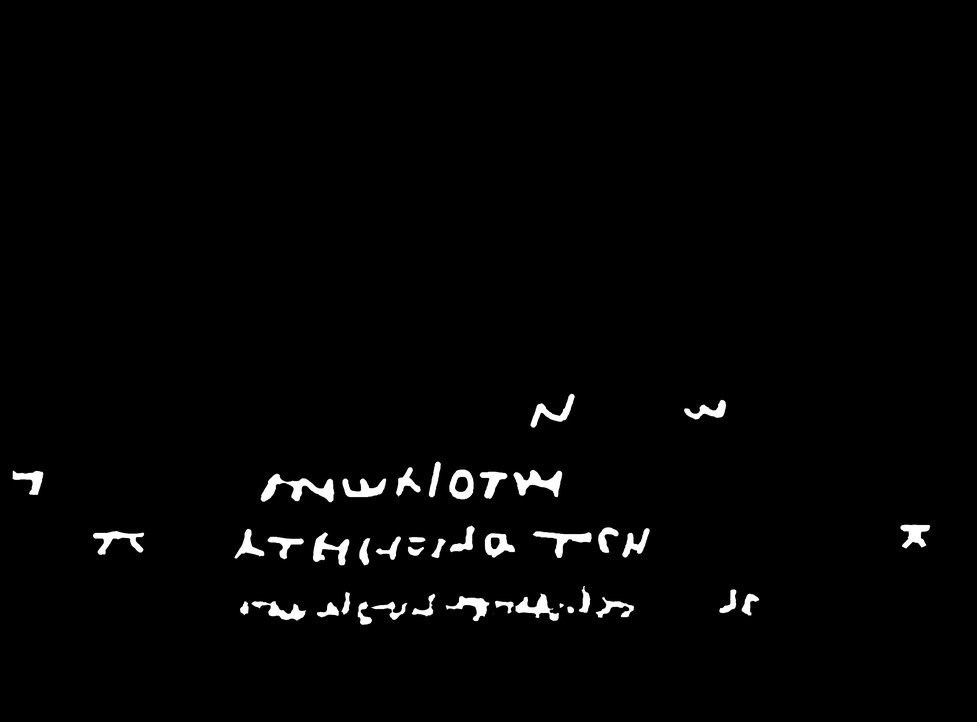
#> input picture old/eroded_inklabels/20260115000000.png, 977 x 722 px, shrunk from 8141 x 6021 before the run; its folder holds 5 pictures in this run
$ python _gen_soft_0139.py
#> lines starting #> are read from the running program, lines starting #| are printed output that depends on the picture
import numpy as np, cv2
from PIL import Image
Image.MAX_IMAGE_PIXELS=None
sid=20260115000000
src=f"eroded_inklabels/{sid}.png"
img=np.array(Image.open(src).convert("L"))
#> img is the input picture: shape (722, 977); min 0, max 255, mean 4.3
print("eroded", img.shape, "ink_frac", round(float((img>127).mean()),4))
#| eroded (722, 977) ink_frac 0.0167
# a1_blur recipe: dilate 1px (3x3 ellipse) then gaussian blur sigma=15
k=cv2.getStructuringElement(cv2.MORPH_ELLIPSE,(3,3))
dil=cv2.dilate(img,k,iterations=1)
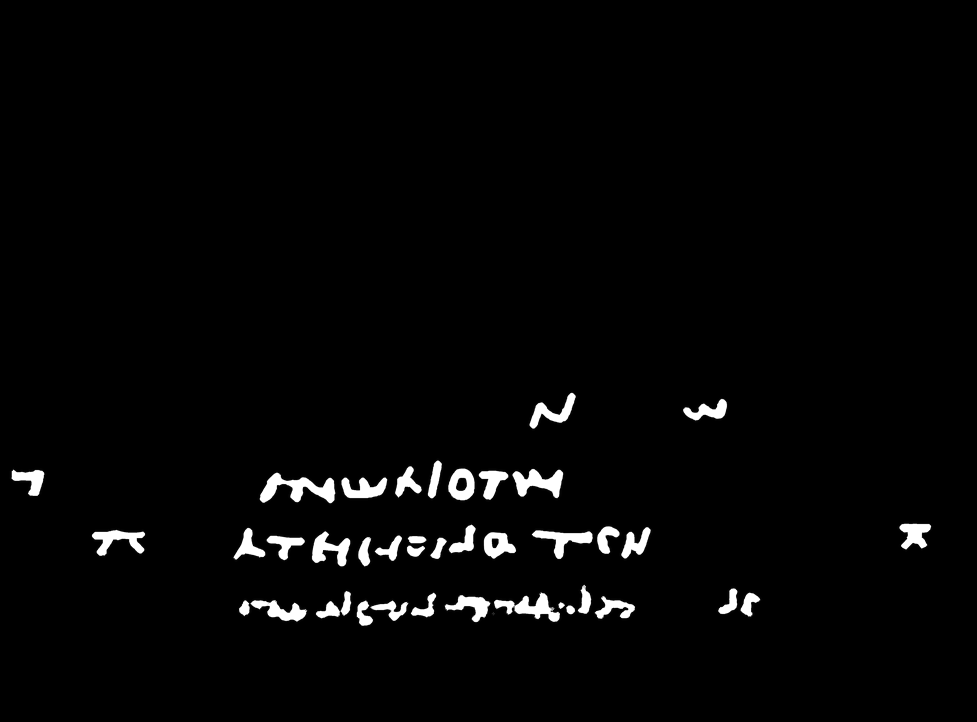
#> dil: shape (722, 977); min 0, max 255, mean 5.7
blur=cv2.GaussianBlur(dil,(0,0),sigmaX=15.0,sigmaY=15.0)
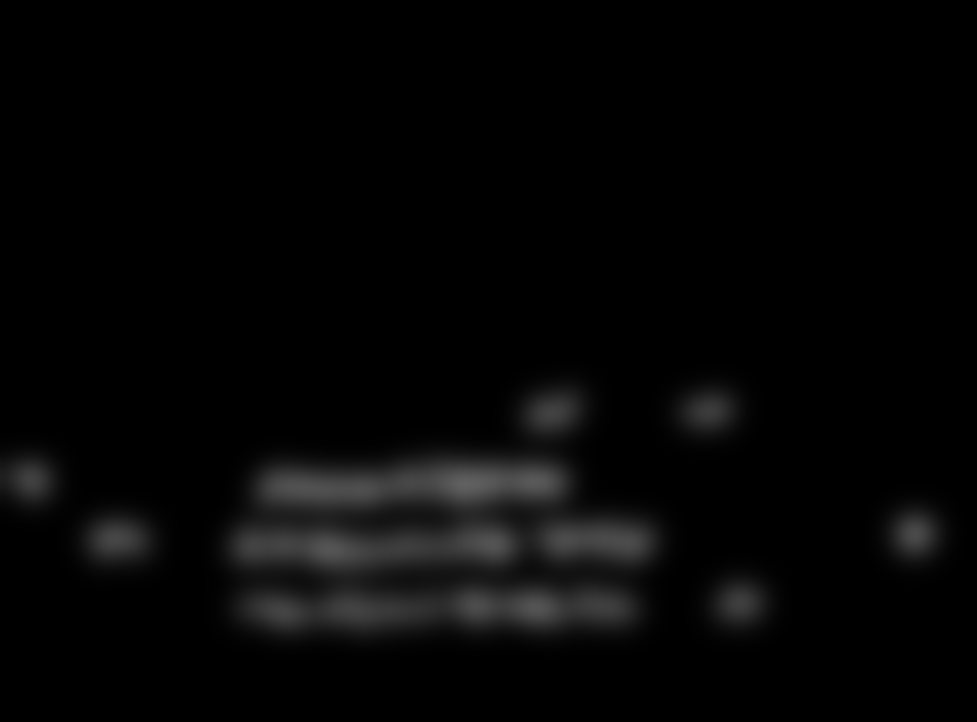
#> blur: shape (722, 977); min 0, max 97, mean 5.7
import os; os.makedirs("soft_inklabels",exist_ok=True)
Image.fromarray(blur).save(f"soft_inklabels/{sid}.png")
print("wrote soft_inklabels", blur.shape, "mean", round(float(blur.mean()),3), "max", int(blur.max()))
#| wrote soft_inklabels (722, 977) mean 5.682 max 97
